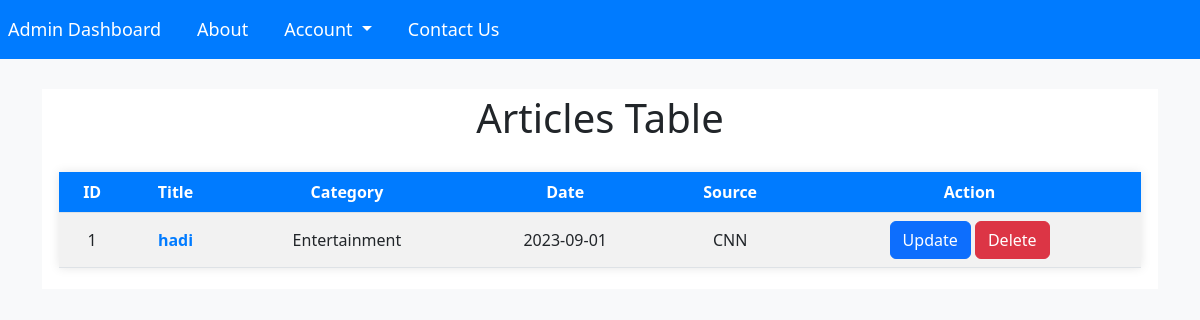
Page /displayArticles.php on the earlier database version.
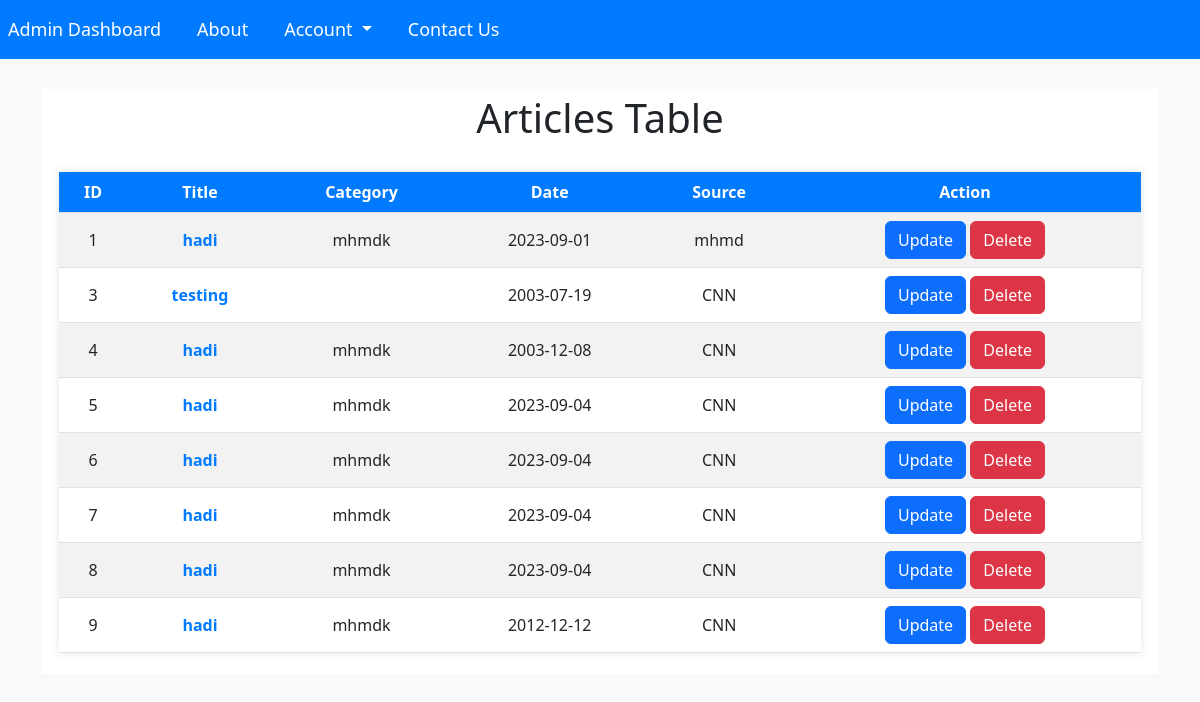
Same page on the later database version.
### tables this page shows
CREATE TABLE `articles` (
  `ID` int(11) NOT NULL,
  `status` bit(1) NOT NULL DEFAULT b'0',
  `image` varchar(200) NOT NULL,
  `operator` varchar(1000) NOT NULL,
  `dbTitle` varchar(200) NOT NULL,
  `dbDate` date NOT NULL,
  `dbsource` varchar(200) NOT NULL,
  `dbauthor` varchar(200) NOT NULL,
  `dbarticle` varchar(5000) NOT NULL,
  `dbcategory` varchar(200) NOT NULL
);

### displayArticles.php (the view, shortened to what this page needs)
<?php
include("inc/connection.php");
$query = "SELECT articles.ID, articles.dbtitle, dbCategory, dbdate, dbsource
FROM articles";
$result = mysqli_query($con, $query);
?>
<!DOCTYPE html>
<html lang="en">
<head>
    <link href="https://cdn.jsdelivr.net/npm/bootstrap@5.3.0/dist/css/bootstrap.min.css" rel="stylesheet">
</head>
<body>
<nav class="navbar navbar-expand-lg navbar-dark">
        <div class="collapse navbar-collapse" id="navbarTogglerDemo03">
          <ul class="navbar-nav mr-auto mt-2 mt-lg-0">
            <li class="nav-item">
              <a class="nav-link" href="admin_dashboard.php">Admin Dashboard</a>
            </li>
            <li class="nav-item">
              <a class="nav-link" href="about.php">About</a>
            </li>
            <li class="nav-item dropdown dmenu">
                <a class="nav-link dropdown-toggle" href="#" id="navbardrop" data-toggle="dropdown">
                  Account
                </a>
            </li>
            <li class="nav-item">
              <a class="nav-link" href="contactUS.php">Contact Us</a>
            </li>
          </ul>
        </div>
      </nav>
<div class="container">
    <div class="jumbotron text-center" style="background-color: white; margin: 5px 0; padding: 5px;">
    <h1>Articles Table</h1>
<div class="container">
    <table class="table table-striped table-hover">
        <thead>
            <tr>
                <th>ID</th>
                <th>Title</th>
                <th>Category</th>
                <th>Date</th>
                <th>Source</th>
                <th>Action</th>
            </tr>
        </thead>
        <tbody>
            <?php
            while ($row = mysqli_fetch_assoc($result)) {
                echo "<tr>";
                echo "<td>" . $row['ID'] . "</td>";
                echo '<td class="article-title"><a href="article.php?id=' . $row['ID'] . '">' . $row['dbtitle'] . '</a></td>';
                echo "<td>" . $row['dbCategory'] . "</td>";
                echo "<td>" . $row['dbdate'] . "</td>";
                echo "<td>" . $row['dbsource'] . "</td>";
                echo '<td>
                        <a href="updateArticle.php?id=' . $row['ID'] . '" class="btn btn-primary">Update</a>
                        <a href="deleteArticle.php?id=' . $row['ID'] . '" class="btn btn-danger">Delete</a>
                      </td>';
                echo "</tr>";
            }
            ?>
        </tbody>
    </table>
</div>
</body>
</html>

### displayArticles.php (style rules this page uses)
body { background-color: #f8f9fa; }
.container { margin-top: 30px; }
.table { background-color: #ffffff; box-shadow: 0px 0px 10px rgba(0, 0, 0, 0.1); }
.table th, .table td { vertical-align: middle; }
.table thead th { background-color: #007bff; color: #fff; }
h1 { text-align: center; margin-bottom: 30px; }
.article-title a { text-decoration: none; color: #007bff; font-weight: bold; }
.navbar { background-color: #007bff; }
.navbar-dark .navbar-nav .nav-link { font-size: 18px; color: white !important; margin-right: 20px; }

Differences in the rows shown:
changed articles id 1: dbcategory "Entertainment" → "mhmdk"; dbsource "CNN" → "mhmd"
added articles: ID "3", dbTitle "testing", dbDate "2003-07-19", dbsource "CNN"
added articles: ID "4", dbTitle "hadi", dbcategory "mhmdk", dbDate "2003-12-08", dbsource "CNN"
added articles: ID "5", dbTitle "hadi", dbcategory "mhmdk", dbDate "2023-09-04", dbsource "CNN"
added articles: ID "6", dbTitle "hadi", dbcategory "mhmdk", dbDate "2023-09-04", dbsource "CNN"
added articles: ID "7", dbTitle "hadi", dbcategory "mhmdk", dbDate "2023-09-04", dbsource "CNN"
added articles: ID "8", dbTitle "hadi", dbcategory "mhmdk", dbDate "2023-09-04", dbsource "CNN"
added articles: ID "9", dbTitle "hadi", dbcategory "mhmdk", dbDate "2012-12-12", dbsource "CNN"
